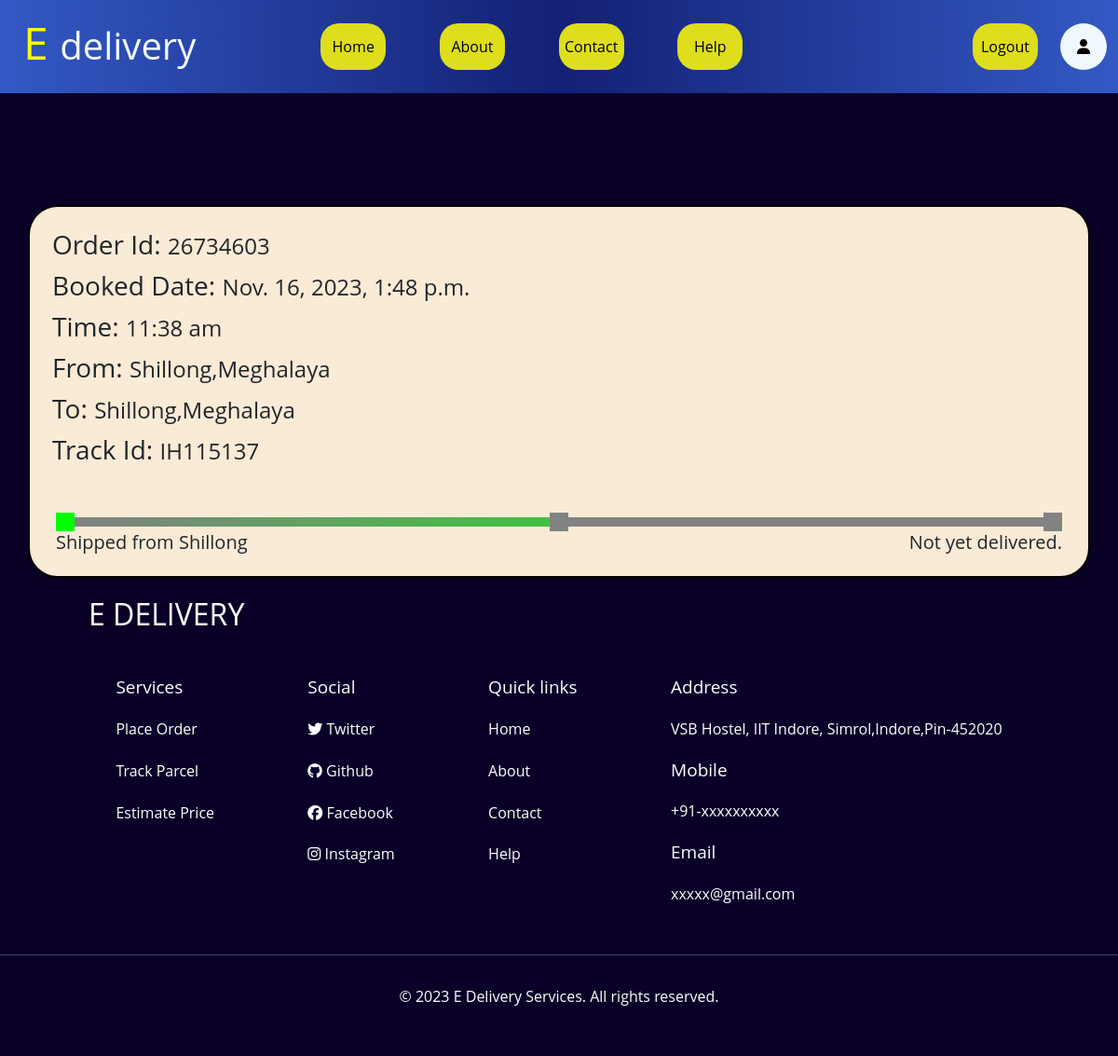
The page /my_orders (signed in) on the database its author committed.
### courier_service/models.py (models this page shows)
class Orders(models.Model):
    Order_Id=models.IntegerField(primary_key=True)
    Order_Name=models.CharField(max_length=50)
    Parcel_Weight=models.IntegerField()
    Parcel_length=models.IntegerField(null=True,blank=True)
    Parcel_Width=models.IntegerField(null=True,blank=True)
    Parcel_height=models.IntegerField(null=True,blank=True)
    booked_date=models.DateTimeField()
    shipped_date=models.DateTimeField(null=True,blank=True)
    delivered_date=models.DateTimeField(null=True,blank=True)
    From_House_No=models.CharField(max_length=50)
    From_Street=models.CharField(max_length=50)
    From_City=models.CharField(max_length=50)
    From_State=models.CharField(max_length=50)
    From_Pin_Code=models.IntegerField()
    Receiver_Name=models.CharField(max_length=50)
    Receiver_Contact_Number=models.BigIntegerField()
    To_House_No=models.CharField(max_length=50)
    To_Street=models.CharField(max_length=50)
    To_City=models.CharField(max_length=50)
    To_State=models.CharField(max_length=50,null=True)
    To_Pin_Code=models.IntegerField()
    Order_Status=models.CharField(max_length=50,default="Not yet delivered.")
    Order_location=models.ForeignKey(cities,on_delete=models.CASCADE,null=True,blank=True)
    Order_Type=models.CharField(max_length=50)
    delivery_charge=models.IntegerField(null=True,blank=True)
    User_Id=models.ForeignKey(user_details,on_delete=models.CASCADE,null=True,blank=True)
    Sender_Employee_Id=models.ForeignKey(Employees,related_name='employee1',on_delete=models.CASCADE,null=True,blank=True)
    Receiver_Name_Employee_Id=models.ForeignKey(Employees,related_name='employee2',on_delete=models.CASCADE,null=True,blank=True)

### courier_service/views.py (the view)
# urls.py: path('my_orders', views.my_orders, name='my_orders'),
def my_orders(request):
    User=user_details.objects.get(user=request.user)
    orders = Orders.objects.filter(User_Id=User).order_by('-booked_date')
    context={
        'orders' : orders
    }
    return render(request, 'my_orders.html',context)

### courier_service/templates/my_orders.html (shortened to what this page needs)
{% extends "layout.html" %}
        {% block pagebody %}
      {%if orders %}
      {%for i in orders%}
    <div class="container border border-2 shadow rounded rounded-5 border-black p-3" style="background-color: antiquewhite; margin-top: 10%;">
        <div class="m-2">
            <h3 style="display: inline;">Order Id: </h3><p style="display: inline; font-size: x-large;">{{i.Order_Id}}</p>
        </div>
        <div class="m-2">
            <h3 style="display: inline;">Booked Date: </h3><p style="display: inline; font-size: x-large;">{{i.booked_date}}</p>
        </div>
        <div class="m-2">
            <h3 style="display: inline;">Time: </h3><p style="display: inline; font-size: x-large;">11:38 am</p>
        </div>
        <div class="m-2">
            <h3 style="display: inline;">From: </h3><p style="display: inline; font-size: x-large;">{{i.From_City}},{{i.From_State}}</p>
        </div>
        <div class="m-2">
            <h3 style="display: inline;">To: </h3><p style="display: inline; font-size: x-large;">{{i.To_City}},{{i.To_State}}</p>
        </div>
        <div class="m-2">
            <h3 style="display: inline;">Track Id: </h3><p style="display: inline; font-size: x-large;">IH115137</p>
        </div>
        <div class="container mt-5 text-center">
            <div class="d-flex justify-content-between">
                <div class="dot green-dot"></div>
                <div class="line2"></div>
                <div class="dot grey-dot"></div>
                <div class="line"></div>
                <div class="dot grey-dot"></div>
            </div>
            <div class="d-flex justify-content-between">
                <div><h5>Shipped from {{i.From_City}}</h5></div>
                <div><h5>{{i.Order_Status}}</h5></div>
            </div>
        </div>
    </div>
    {%endfor%}
    {%else%}
      <h2 class="centered-content">Your Orders History Appear Here!</h2>
    {%endif%}
{%endblock%}

### courier_service/static/css/navbar.css (style rules this page uses)
* { margin: 0; padding: 0; box-sizing: border-box; font-family: 'Open Sans',sans-serif; }
body { background-color: #0a0027; }

### rows shown on the page
Orders: Order_Id "26734603", booked_date "Nov. 16, 2023, 1:48 p.m.", From_City "Shillong", From_State "Meghalaya", To_City "Shillong", To_State "Meghalaya", Order_Status "Not yet delivered."
